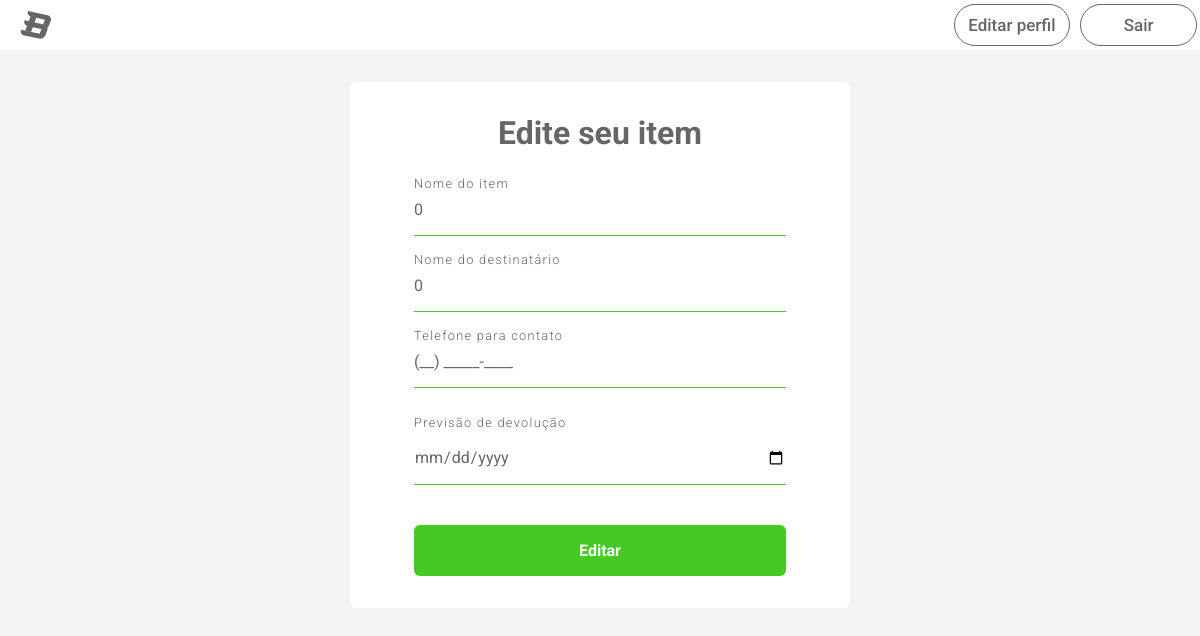
/views/edit_item.php?id=1 (signed in), run on the app's committed database.
### tables this page shows
CREATE TABLE `itens` (
  `id` int(11) NOT NULL,
  `nome` varchar(100) NOT NULL,
  `destinatario` varchar(150) NOT NULL,
  `telefone` varchar(15) NOT NULL,
  `publicacao` date NOT NULL,
  `previsao` varchar(15) NOT NULL
);

### views/edit_item.php (the view, shortened to what this page needs)
<?php
include("../process/connection.php");
$name = "";
$receiver = "";
$cellphone = "";
if(isset($_GET['id'])) {
  $id = $_GET['id'];
  $sql = "SELECT * FROM itens WHERE id = $id";
  $result = mysqli_query($conn, $sql);
  $row = mysqli_fetch_assoc($result);
  $name = $row['nome'];
  $receiver = $row['destinatario'];
  $cellphone = $row['telefone'];
}
?>
<!DOCTYPE html>
<html lang="pt-br">
<head>
    <link rel="stylesheet" href="../styles/main.css" />
    <link rel="stylesheet" href="../styles/forms.css" />
    <link rel="stylesheet" href="../styles/landing-page.css" />
</head>
<body>
    <header class="header">
        <a href="index.php"><img src="../img/logo.svg" class="logo" /></a>
        <nav>
            <ul class="nav-links">
              <li><a href="profile.php" class="nav-a">Editar perfil</a></li>
              <li><a href="../process/logout.php" class="nav-a">Sair</a></li>
            </ul>
        </nav>
    </header>
    <div>
        <form name="edit-item" method="post" action="../process/process_edit_itens.php">
            <h1>Edite seu item</h1>
            <div class="input" >
              <input required type="text" name="name" value="<?php echo $name;?>"/>
              <label>Nome do item</label>
            </div>
            <div class="input" >
              <input required type="text" name="receiver" value="<?php echo $receiver;?>"/>
              <label>Nome do destinatário</label>
            </div>
            <div class="input" >
              <input required type="text" id="tel" name="cellphone" value="<?php echo $cellphone;?>"/>
              <label >Telefone para contato</label>
            </div>
            <div class="input">
              <span class="input-span">Previsão de devolução</span>
              <input required type="date" name="prevdate"/>
            </div>
            <button type="submit">Editar</button>
          </form>
    </div>
</body>
</html>

### styles/main.css (style rules this page uses)
:root { --primary-color: #45ca24; --primary-color-dark: #299e0c; --bg-color: #F2F3F5; --text-color: #666666; --light-color: #FFFFFF; }
* { margin: 0; padding: 0; box-sizing: border-box; font-family: "Roboto", sans-serif; color: var(--text-color); }
html { height: 100%; }

### styles/forms.css (style rules this page uses)
body { height: 100vh; display: flex; flex-direction: column; background-color: var(--bg-color); color: var(--text-color); font-weight: 300; }
form { background: var(--light-color); width: 100%; max-width: 500px; margin: 32px auto; padding: 32px 64px; border-radius: 6px; display: flex; flex-direction: column; color: var(--text-color); }
form h1 { margin-bottom: 32px; }
div.input { margin-bottom: 24px; position: relative; color: var(--text-color); }
input, button { -moz-appearance: none; -webkit-appearance: none; appearance: none; width: 100%; padding: 16px 0; border: none; border-bottom: 1px solid var(--primary-color); background-color: transparent; outline: none; color: var(--text-color); font-size: 1em; }
button { margin-top: 16px; background-color: var(--primary-color); border: 0; border-radius: 6px; color: var(--light-color); cursor: pointer; font-weight: 700; }
.nav-links a { font-weight: 500; text-decoration: none; }
input ~ label { position: absolute; top: 16px; left: 0; color: var(--text-color); transition: .4s; }
input:focus ~ label, input:valid ~ label { transform: translateY(-24px); font-size: 0.8em; letter-spacing: 0.1em; color: var(--text-color); }
.input-span { font-size: 0.8em; letter-spacing: 0.1em; }

### styles/landing-page.css (style rules this page uses)
body { height: 100vh; display: flex; flex-direction: column; background-color: var(--bg-color); color: var(--text-color); font-weight: 300; }
header { height: 50px; display: flex; justify-content: space-between; align-items: center; background-color: var(--light-color); }
.logo { display: flex; margin-left: 20px; }
.nav-a { padding: 0.6rem; border-radius: 2rem; border: 1px solid var(--text-color); font-size: 17px; color: var(--text-color); text-decoration: none; }
.nav-links a { width: 7.3rem; list-style: none; display: flex; justify-content: center; }
.nav-links li { justify-content: flex-end; display: inline-block; padding: 3px; }
form, .itens { background: var(--light-color); width: 100%; margin: 32px auto; padding: 32px 64px; border-radius: 6px; display: flex; flex-direction: column; color: var(--text-color); }
form h1 { width: 100%; display: flex; align-items: center; justify-content: center; }

### data on the page
itens: name "0", receiver "0", cellphone "(__) _____-____"
